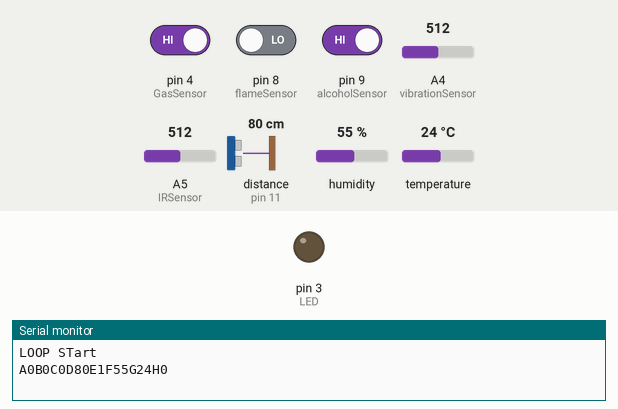
Recording of a sketch running on a simulated Arduino Uno, built with avr-gcc and run on an emulated ATmega328P. Shown: output pins drawn as LEDs (lit = HIGH), the last lines printed to the serial monitor. Wiring (inferred from the names in the program): ultrasonic range finder: trigger pin 10; echo pin 11. The test bench sets the inputs (shaded band); at power-on: pin 4 (GasSensor) HIGH, pin 8 (flameSensor) LOW, pin 9 (alcoholSensor) HIGH, A4 (vibrationSensor) = 512, A5 (IRSensor) = 512, distance to the obstacle (sensor on pin 11) 80 cm, humidity 55 %, temperature 24 °C. The echo pulse lasts 58.3 µs per cm; pins used as bus, display or sensor lines are not drawn.

Above: at 0.7 s.
At 17.12 s:
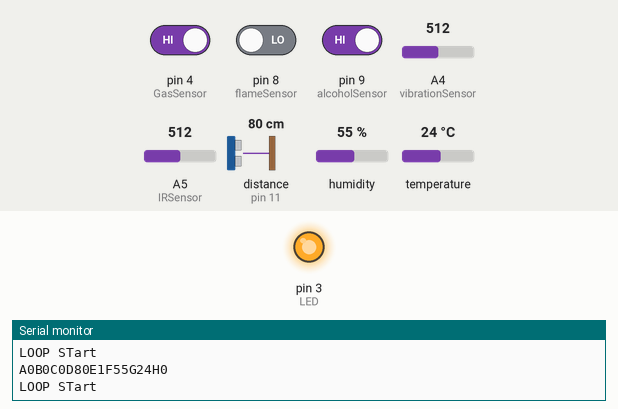
Timing chart, 0 to 22.2 s (numbered marks = the images above):
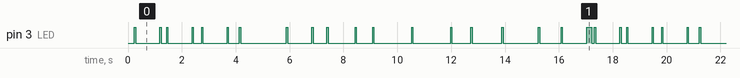

Measured:
- by itself, pin 3 (LED): moves between LOW and HIGH, repeating every 17.1 s
- by itself, everything shown: repeats every 17.1 s, in 38 steps

The sketch:

Transmitter.ino
```cpp
#include <DHT.h>
#define vibrationSensor A4
#define LED 3
#define GasSensor 4
#define DHTPIN 5     // what pin we're connected to
#define flameSensor 8
#define alcoholSensor 9
#define trigPin 10
#define echoPin 11
#define IRSensor A5


// Uncomment the type of sensor in use:
#define DHTTYPE DHT11   // DHT 11

// Initialize DHT sensor.
DHT dht(DHTPIN, DHTTYPE);


void setup() {
  // put your setup code here, to run once:
  pinMode(LED, OUTPUT);
  pinMode(vibrationSensor,INPUT);
  pinMode(GasSensor,INPUT);
  pinMode(flameSensor,INPUT);
  pinMode(alcoholSensor,INPUT);
  pinMode(trigPin, OUTPUT);
  pinMode(echoPin, INPUT);
  pinMode(IRSensor, INPUT);
  dht.begin();
  Serial.begin(9600);
}

void loop() {
  // put your main code here, to run repeatedly:
  Serial.println("LOOP STart");
  //char c = 'E';
  //displayValue(c);
  //transmitData("G95");
  //Serial.println(getUltraSonicData());
  //Serial.println(getFlameSensorData());
  //Serial.println(getAlcoholSensorData());
  //Serial.println(getVibrationSensorData());
  //Serial.println(getHumiditySensorData());
  //Serial.println(getTemperatureSensorData());
  //Serial.println(getGasSensorData());
  //Serial.println(getIRSensorData());
  //B95AB89G95ABD7F89G9
  //Serial.println(getTransmitData());

  String data = getTransmitData();
  Serial.println(data);
  transmitData(data);

  //delay(1000);
  //Serial.println();
}
//************************************************************************************Algorithm********************************************************************************

String getTransmitData(){
  String transmitData = ""+getFlameSensorData()+getAlcoholSensorData()+getIRSensorData()+getUltraSonicData()+getVibrationSensorData()+getHumiditySensorData()+getTemperatureSensorData()+getGasSensorData();
  return transmitData;
}


//***********************************************************************************Li-Fi Transmission*************************************************************************

bool transmitData(String inputString){
  for (int i = 0; i < inputString.length(); i++) {
  displayValue(inputString.charAt(i));
  delay(50);
  }
}

void displayValue(char c){
  if(c == 'A'){
    digitalWrite(LED, LOW);
    delay(100);
  }
  else if(c == 'B'){
    digitalWrite(LED, LOW);
    delay(200);
  }
  else if(c == 'C'){
    digitalWrite(LED, LOW);
    delay(300);
  }
  else if(c == 'D'){
    digitalWrite(LED, LOW);
    delay(400);
  }
  else if(c == 'E'){
    digitalWrite(LED, LOW);
    delay(500);
  }
  else if(c == 'F'){
    digitalWrite(LED, LOW);
    delay(600);
  }
  else if(c == 'G'){
    digitalWrite(LED, LOW);
    delay(700);
  }
  else if(c == 'H'){
    digitalWrite(LED, LOW);
    delay(800);
  }
  else if(c == '0'){
    digitalWrite(LED, LOW);
    delay(900);
  }
  else if(c == '1'){
    digitalWrite(LED, LOW);
    delay(1000);
  }
  else if(c == '2'){
    digitalWrite(LED, LOW);
    delay(1100);
  }
  else if(c == '3'){
    digitalWrite(LED, LOW);
    delay(1200);
  }
  else if(c == '4'){
    digitalWrite(LED, LOW);
    delay(1300);
  }
  else if(c == '5'){
    digitalWrite(LED, LOW);
    delay(1400);
  }
  else if(c == '6'){
    digitalWrite(LED, LOW);
    delay(1500);
  }
  else if(c == '7'){
    digitalWrite(LED, LOW);
    delay(1600);
  }
  else if(c == '8'){
    digitalWrite(LED, LOW);
    delay(1700);
  }
  else if(c == '9'){
    digitalWrite(LED, LOW);
    delay(1800);
  }
  digitalWrite(LED, HIGH);
}
//***************************************************************************Flame Sensor***********************************************************************
String getFlameSensorData(){
  if(digitalRead(flameSensor)==1){
    return "A1";
  }
  return "A0";
}

//***************************************************************************Alcohol Sensor*********************************************************************
String getAlcoholSensorData(){
  if(digitalRead(alcoholSensor)==0){
    return "B1";
  }
  return "B0";
}

//***************************************************************************IR Sensor**************************************************************************

String getIRSensorData(){
  //Serial.println(analogRead(IRSensor));
  if(analogRead(IRSensor)<=400){
    return "C1";
  }
  return "C0";
}

//***************************************************************************Ultrasonic Sensor******************************************************************
String getUltraSonicData(){
  String usData="D";
  int cm = readUltraSonicSensor();
  if(cm>=2&&cm<10){
    return usData= usData+"0"+String(cm);
  }
  else if(cm>=10&&cm<100){
    return usData+=String(cm);
  }
  return usData+="00";
}

long readUltraSonicSensor(){
  long duration, inches, cm;
  pinMode(trigPin, OUTPUT);
  digitalWrite(trigPin, LOW);
  delayMicroseconds(2);
  digitalWrite(trigPin, HIGH);
  delayMicroseconds(10);
  digitalWrite(trigPin, LOW);
  pinMode(echoPin, INPUT);
  duration = pulseIn(echoPin, HIGH);
  inches = microsecondsToInches(duration);
  cm = microsecondsToCentimeters(duration);
  delay(100);
  //Serial.println(cm);
  return cm;
}

long microsecondsToInches(long microseconds) {
   return microseconds / 74 / 2;
}

long microsecondsToCentimeters(long microseconds) {
   return microseconds / 29 / 2;
}

//***************************************************************************Vibration Sensor******************************************************************
String getVibrationSensorData(){
  //Serial.println(analogRead(vibrationSensor));
  if(analogRead(vibrationSensor)>110){
    return "E1";
  }
  return "E0";
}
//***************************************************************************Humidity Sensor********************************************************************

String getHumiditySensorData(){
  float humidity = dht.readHumidity();     // Read humidity
  return "F"+String(int(humidity));
}
//***************************************************************************Temperature Sensor*****************************************************************
String getTemperatureSensorData(){
  float temperature = dht.readTemperature();  // Read temperature
  return "G"+String(int(temperature));
}

//***************************************************************************Gas Sensor************************************************************************
String getGasSensorData(){
  if(digitalRead(GasSensor)==0){
    return "H1";
  }
  return "H0";
}
```
